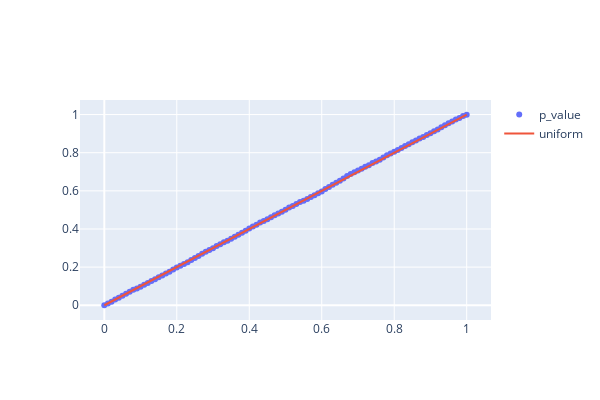

Notebook code for this chart:
### Code cell
qq_plot(metric(pre_group), metric(pre_group))
